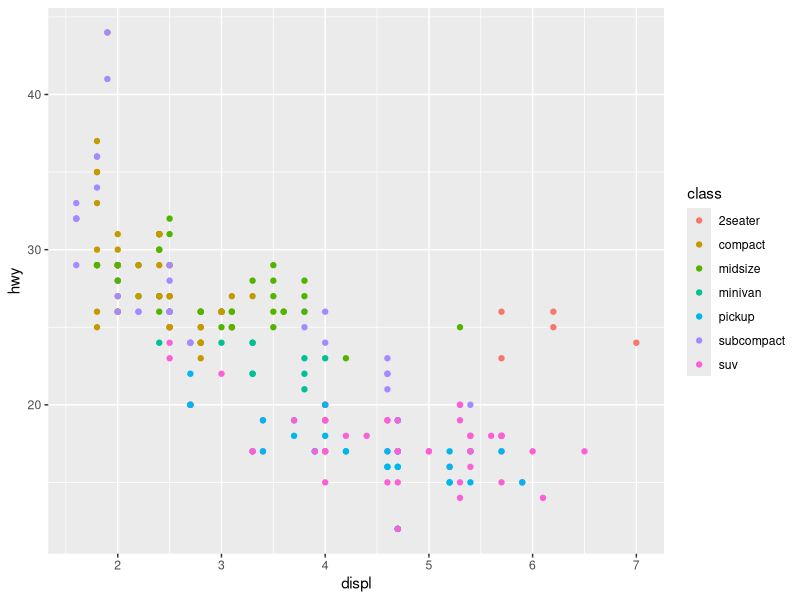
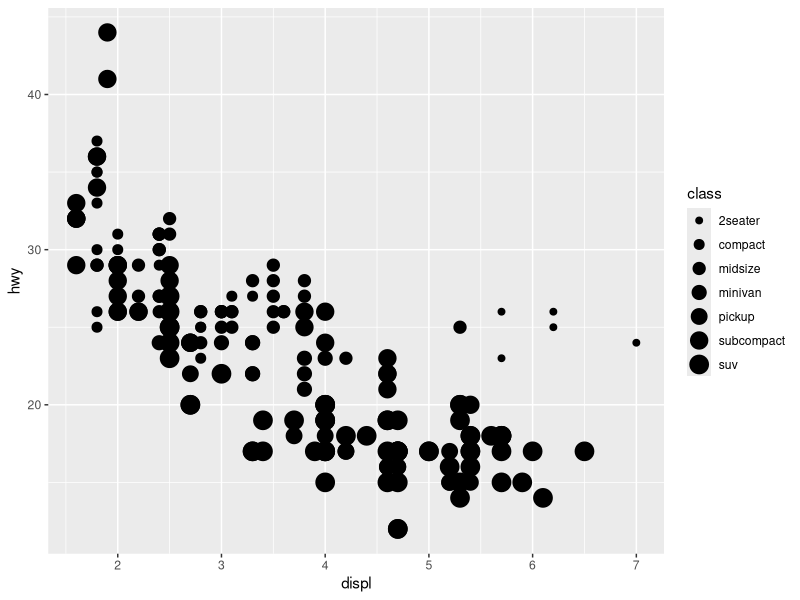
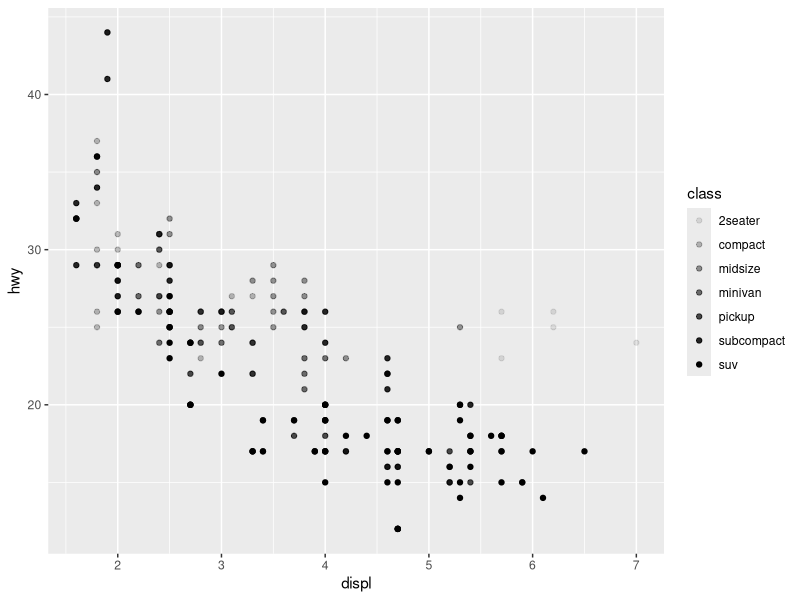
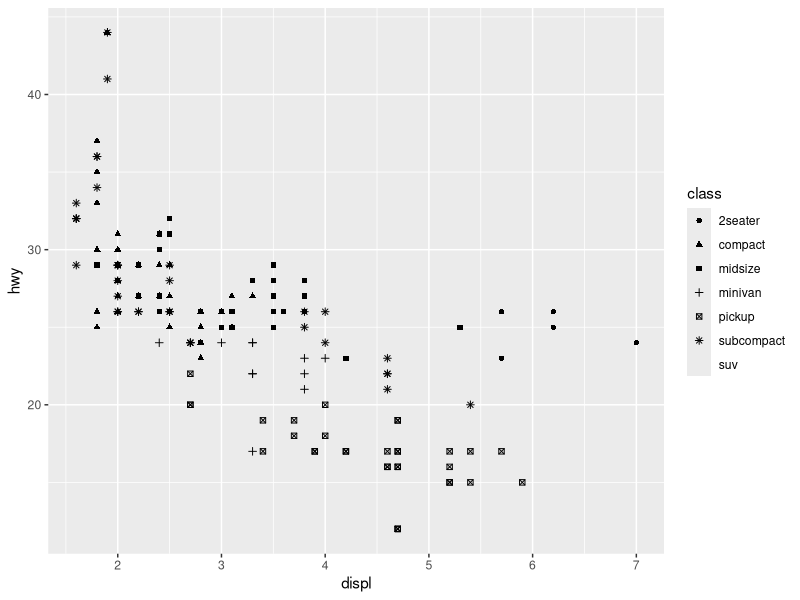
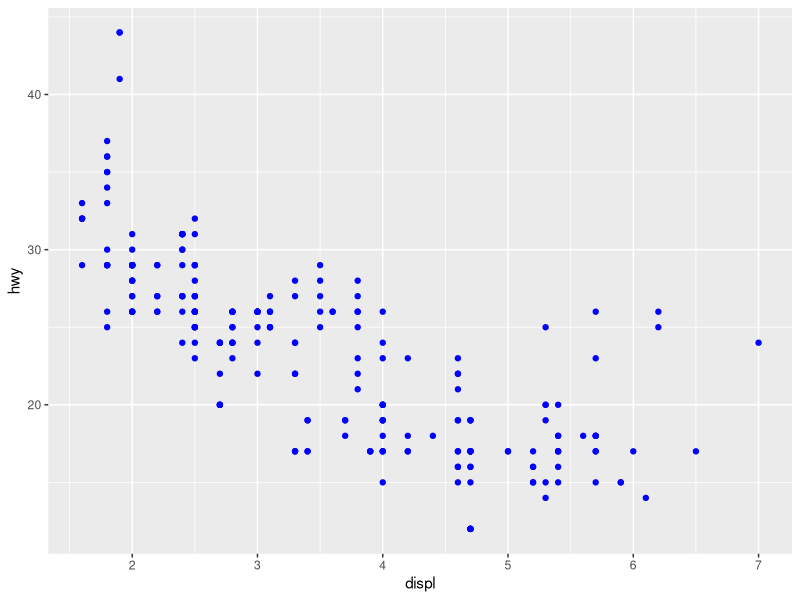
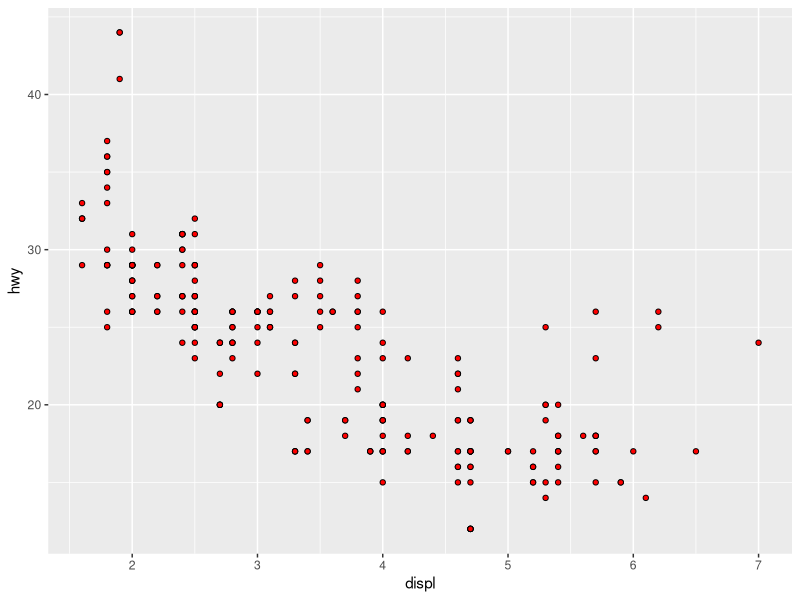
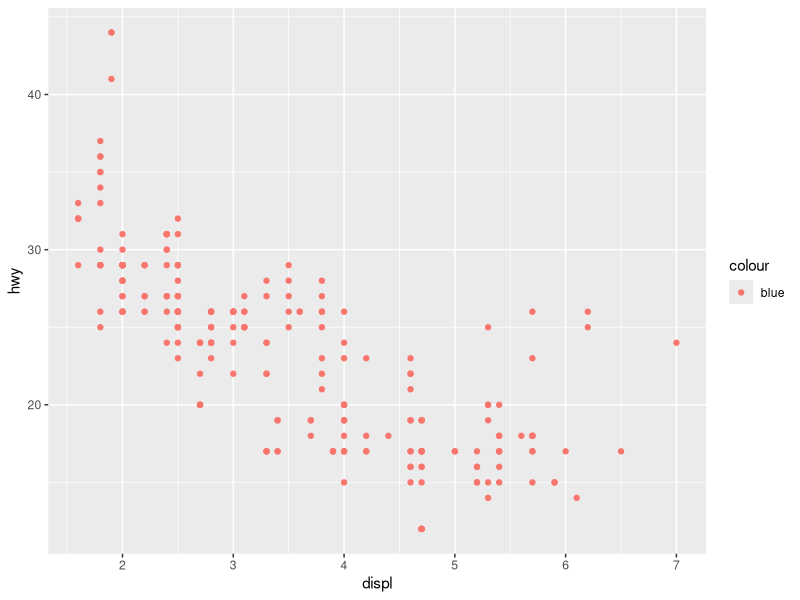
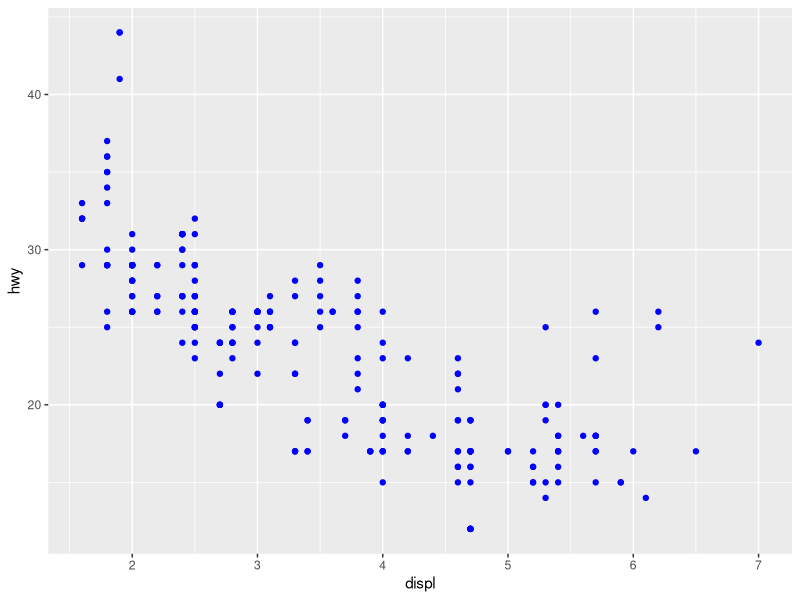

R code for these plots, in order:
## ---- chunk 1
library(ggplot2)
## ---- chunk 2
ggplot(data = mpg) +
  geom_point(mapping = aes(x = displ, y = hwy, color = class))
## ---- chunk 3
ggplot(data = mpg) + 
  geom_point(mapping = aes(x = displ, y = hwy, size = class))

## ---- chunk 4
#Top
ggplot(data = mpg) + 
  geom_point(mapping = aes(x = displ, y = hwy, alpha = class))
## ---- chunk 5
ggplot(data = mpg) + 
  geom_point(mapping = aes(x = displ, y = hwy, shape = class))
## ---- chunk 6
ggplot(data = mpg) + 
  geom_point(mapping = aes(x = displ, y = hwy), color = "blue")
## ---- chunk 7
ggplot(data = mpg) + 
  geom_point(mapping = aes(x = displ, y = hwy), shape = 21, fill = 'red')
## ---- chunk 8
ggplot(data = mpg) + 
  geom_point(mapping = aes(x = displ, y = hwy, color = "blue"))
## ---- chunk 9
# 1. What gone wrong with this code? why are the points not blue?
ggplot(data = mpg) + 
  geom_point(mapping = aes(x = displ, y = hwy), color = "blue")
## ---- chunk 10
# 2. Which variables in mpg are categorical? Which variables are continuous? (Hint: type? mpg to read the documentation for the dataset.) How can you see this information when you run mpg?
?mpg
class(mpg$manufacturer)  #using class function we can know the type of the columns weather its categorical (character) or continuous (numeric)
class(mpg$model)
class(mpg$displ)
class(mpg$year)
class(mpg$cyl)
class(mpg$trans)
class(mpg$drv)
class(mpg$cty)
class(mpg$hwy)
class(mpg$fl)
class(mpg$class)
## ---- chunk 11
# 3. Map a continuous variable to color, size and shape. How do these aesthetic behave differently for categorical versus continuous variables?
ggplot(data = mpg) + 
  geom_point(mapping = aes(x = displ, y = hwy, color = hwy))
## ---- chunk 12
ggplot(data = mpg) + 
  geom_point(mapping = aes(x = displ, y = hwy, size = hwy))
## ---- chunk 13
ggplot(data = mpg) + 
  geom_point(mapping = aes(x = displ, y = hwy, #shape = hwy
                           ))
## ---- chunk 14
# 4. What happens if you map the same variable to multiple aesthetics?
ggplot(data = mpg) + 
  geom_point(mapping = aes(x = displ, y = hwy, color = hwy, size = hwy))

ggplot(data = mpg) + 
  geom_point(mapping = aes(x = displ, y = hwy, size = displ, color = displ))
## ---- chunk 15
# 5. What does the stroke aesthetic do? What shapes does it work with? (Hint: use ?geom_point.)
?geom_point
# For shapes that have a border (like 21), you can color the inside and outside separately. we can use the stroke aesthetic to modify the width of the border
ggplot(data = mpg) + 
  geom_point(mapping = aes(x = displ, y = hwy),shape = 21, fill = "blue", size = 3, stroke = 3)

# to use the stroke aesthetic please choose the shape first and fill and size
## ---- chunk 16
# 6.What happens if you map an aesthetic to something other than a variable name, like aes (color = displ < 5)?
ggplot(data = mpg) + 
  geom_point(mapping = aes(x = displ, y = hwy, color = displ > 5 & hwy > 20))
